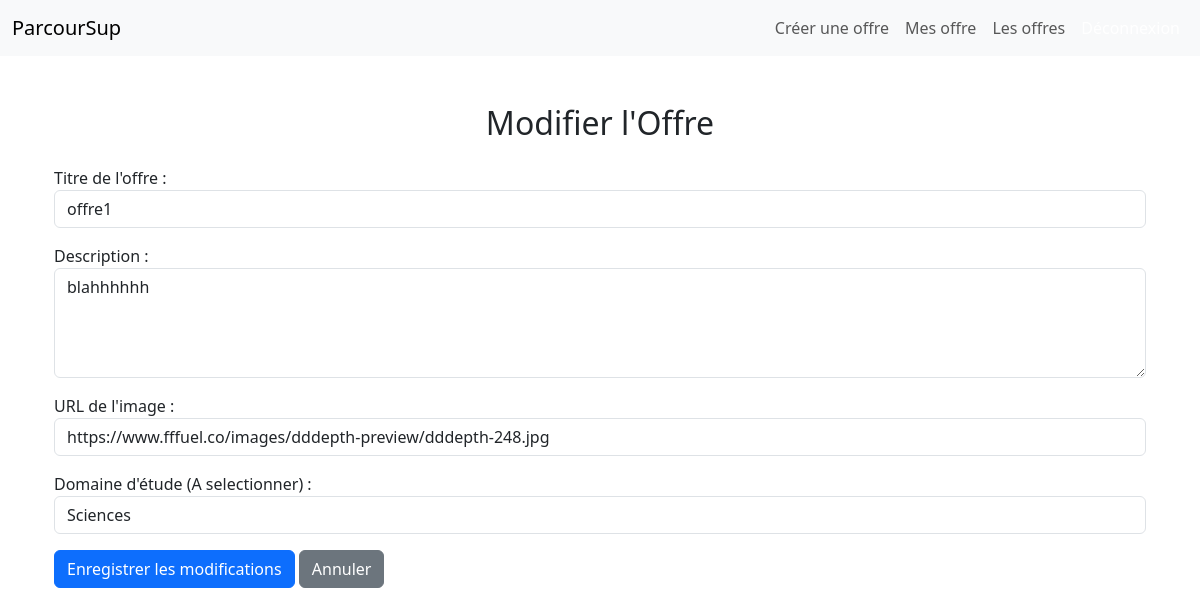
/offre/edit/1/ (signed in), run on the app's committed database.
### Parcoursup/models.py (models this page shows, shortened)
class Offer(models.Model):
    title = models.CharField(max_length=255)
    description = models.TextField()
    image_url = models.URLField(max_length=500)
    study_domain = models.CharField(
        max_length=50,
        choices=UserProfile.STUDY_DOMAINS,
        default='science'
    )
    added_by = models.ForeignKey(UserProfile, on_delete=models.CASCADE)

### Parcoursup/views_offre.py (the view)
# urls.py: path('offre/edit/<int:offer_id>/', views_offre.offre_edit, name='offre_edit'),  # Éditer une offre
@login_required
def offre_edit(request, offer_id):
    user_profile = request.user.userprofile
    offre = get_object_or_404(Offer, id=offer_id, added_by=user_profile)
    if request.method == 'POST':
        form = OfferForm(request.POST, instance=offre)
        if form.is_valid():
            form.save()
            return redirect('offre_show')  # Redirection vers la liste des offres de l'utilisateur
    else:
        form = OfferForm(instance=offre)
    context = {
        'form': form,
        'offre': offre
    }
    return render(request, 'offre_edit.html', context)

### Parcoursup/forms.py
class OfferForm(forms.ModelForm):
    class Meta:
        model = Offer
        fields = ['title', 'description', 'image_url', 'study_domain']
        labels = {
            'title': "Titre de l'offre ",
            'description': "Description ",
            'image_url': "URL de l'image ",
            'study_domain': "Domaine d'étude (A selectionner) ",
        }
        widgets = {
            'title': forms.TextInput(attrs={'class': 'form-control', 'placeholder': 'Titre de l\'offre'}),
            'description': forms.Textarea(attrs={'rows': 4, 'cols': 40, 'class': 'form-control', 'placeholder': 'Description de l\'offre'}),
            'image_url': forms.URLInput(attrs={'class': 'form-control', 'placeholder': 'https://example.com/image.jpg'}),
            'study_domain': forms.Select(attrs={'class': 'form-control'}),
        }

### Parcoursup/templates/offre_edit.html (shortened to what this page needs)
{% extends 'base.html' %}
{% block content %}
<div class="container my-5">
    <h2 class="text-center">Modifier l'Offre</h2>
    <form method="post" class="mt-4">
        {{ form.as_p }}
        <button type="submit" class="btn btn-primary">Enregistrer les modifications</button>
        <a href="{% url 'offre_show' %}" class="btn btn-secondary">Annuler</a>
    </form>
</div>
{% endblock %}

### data on the page
Offer: title "offre1", description "blahhhhhh", image_url "https://www.fffuel.co/images/dddepth-preview/dddepth-248.jpg", study_domain "Sciences"
